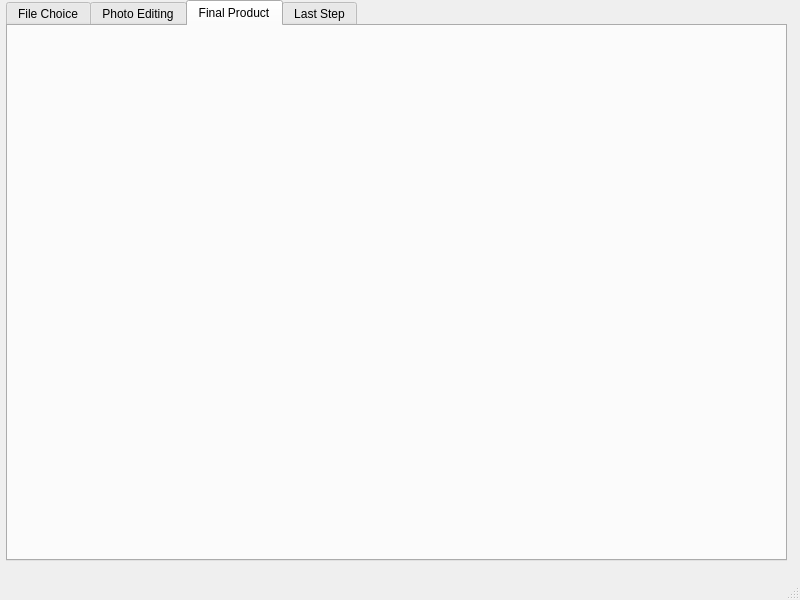
<?xml version="1.0" encoding="UTF-8"?>
<ui version="4.0">
 <class>MainWindow</class>
 <widget class="QMainWindow" name="MainWindow">
  <property name="geometry">
   <rect>
    <x>0</x>
    <y>0</y>
    <width>800</width>
    <height>600</height>
   </rect>
  </property>
  <property name="windowTitle">
   <string>MainWindow</string>
  </property>
  <widget class="QWidget" name="centralwidget">
   <widget class="QTabWidget" name="tabWidget">
    <property name="geometry">
     <rect>
      <x>6</x>
      <y>0</y>
      <width>781</width>
      <height>561</height>
     </rect>
    </property>
    <property name="focusPolicy">
     <enum>Qt::FocusPolicy::WheelFocus</enum>
    </property>
    <property name="currentIndex">
     <number>2</number>
    </property>
    <widget class="QWidget" name="tab">
     <attribute name="title">
      <string>File Choice</string>
     </attribute>
    </widget>
    <widget class="QWidget" name="tab_3">
     <attribute name="title">
      <string>Photo Editing</string>
     </attribute>
    </widget>
    <widget class="QWidget" name="tab_4">
     <attribute name="title">
      <string>Final Product</string>
     </attribute>
    </widget>
    <widget class="QWidget" name="tab_2">
     <attribute name="title">
      <string>Last Step</string>
     </attribute>
    </widget>
   </widget>
  </widget>
  <widget class="QMenuBar" name="menubar">
   <property name="geometry">
    <rect>
     <x>0</x>
     <y>0</y>
     <width>800</width>
     <height>33</height>
    </rect>
   </property>
  </widget>
  <widget class="QStatusBar" name="statusbar"/>
 </widget>
 <resources/>
 <connections/>
</ui>
